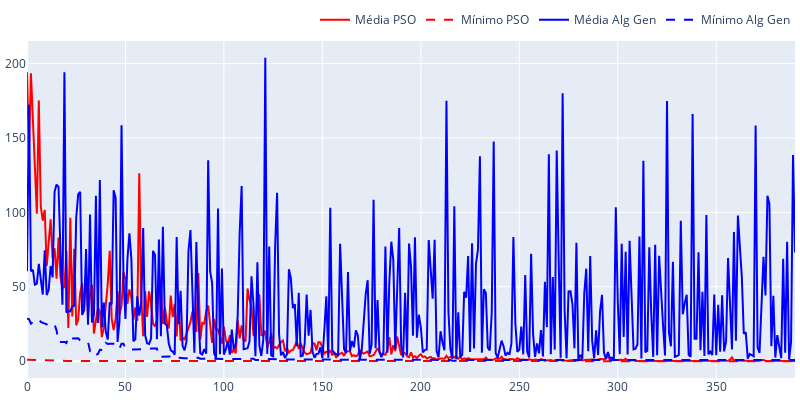

The code cell stored with this chart in its notebook:
### Code cell
def plot_graficos_comparacao(his, his_gen):
    his_gen = np.array(his_gen)
    his = np.array(his)

    fig = go.Figure(layout=go.Layout(width=800,height=400,
                                     margin=dict(l=5, r=5, t=5, b=5))
                    )
    fig.add_scatter(y=np.mean([his[i][0][10:] for i in range(10)], axis=0), name='Média PSO', line={'color':'red'})
    fig.add_scatter(y=np.mean([his[i][1][10:] for i in range(10)], axis=0),name='Mínimo PSO', line={'dash': 'dash', 'color':'red'})
    fig.add_scatter(y=np.mean([his_gen[i][0][10:] for i in range(10)], axis=0),name='Média Alg Gen', line={'color':'blue'})
    fig.add_scatter(y=np.mean([his_gen[i][1][10:] for i in range(10)], axis=0),name='Mínimo Alg Gen', line={'dash': 'dash', 'color':'blue'})
    fig.update_layout(legend=dict(
        orientation="h",
        yanchor="bottom",
        y=1.02,
        xanchor="right",
        x=1
    ))
    fig.write_image('Figuras/Ex1/Normal.pdf')


    fig = go.Figure(layout=go.Layout(width=800,height=400,
                                     margin=dict(l=5, r=5, t=5, b=5))
                    )
    fig.add_scatter(y=np.log(np.mean([his[i][0] for i in range(10)], axis=0)), name='Média PSO', line={'color':'red'})
    fig.add_scatter(y=np.log(np.mean([his[i][1] for i in range(10)], axis=0)),name='Mínimo PSO', line={'dash': 'dash', 'color':'red'})
    fig.add_scatter(y=np.log(np.mean([his_gen[i][0] for i in range(10)], axis=0)),name='Média Alg Gen', line={'color':'blue'})
    fig.add_scatter(y=np.log(np.mean([his_gen[i][1] for i in range(10)], axis=0)),name='Mínimo Alg Gen', line={'dash': 'dash', 'color':'blue'})
    fig.update_layout(legend=dict(
        orientation="h",
        yanchor="bottom",
        y=1.02,
        xanchor="right",
        x=1
    ))
    fig.write_image('Figuras/Ex1/Log.pdf')

### Figure 1 — Plotly figure (JSON) as saved in the notebook; plotly's stock layout.template omitted (floating-point values rounded to 4 significant figures; data arrays with more than 128 entries replaced by an {"elided": "..."} marker saying what was removed)
{"data": [{"line": {"color": "red"}, "name": "Média PSO", "type": "scatter", "y": {"elided": "391 float values"}}, {"line": {"color": "red", "dash": "dash"}, "name": "Mínimo PSO", "type": "scatter", "y": {"elided": "391 float values"}}, {"line": {"color": "blue"}, "name": "Média Alg Gen", "type": "scatter", "y": {"elided": "391 float values"}}, {"line": {"color": "blue", "dash": "dash"}, "name": "Mínimo Alg Gen", "type": "scatter", "y": {"elided": "391 float values"}}], "layout": {"height": 400, "legend": {"orientation": "h", "x": 1, "xanchor": "right", "y": 1.02, "yanchor": "bottom"}, "margin": {"b": 5, "l": 5, "r": 5, "t": 5}, "width": 800, "xaxis": {"autorange": true, "range": [0, 390]}, "yaxis": {"autorange": true, "range": [-11.33, 215.2], "type": "linear"}}}
